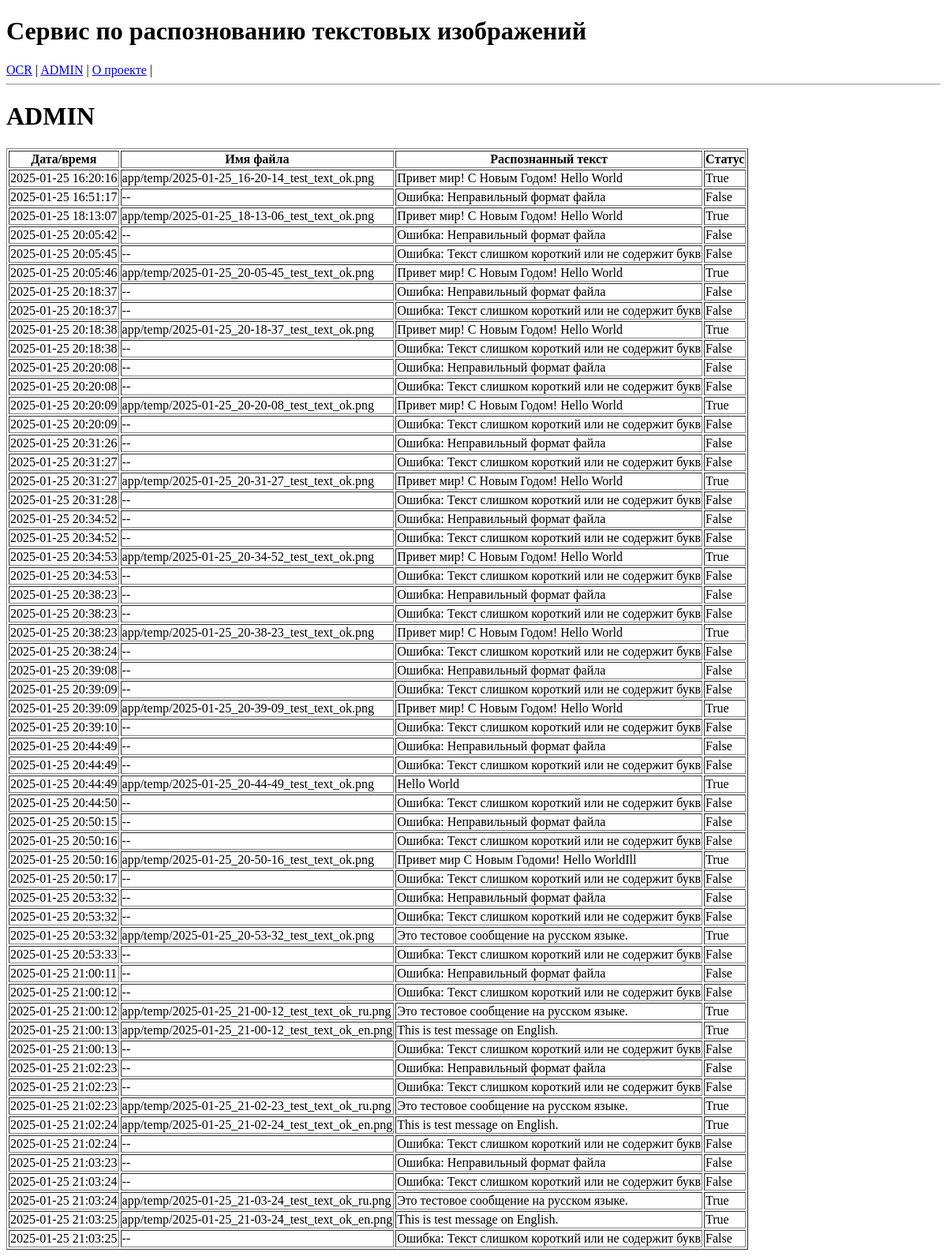
The page /admin/ on the database as committed earlier.
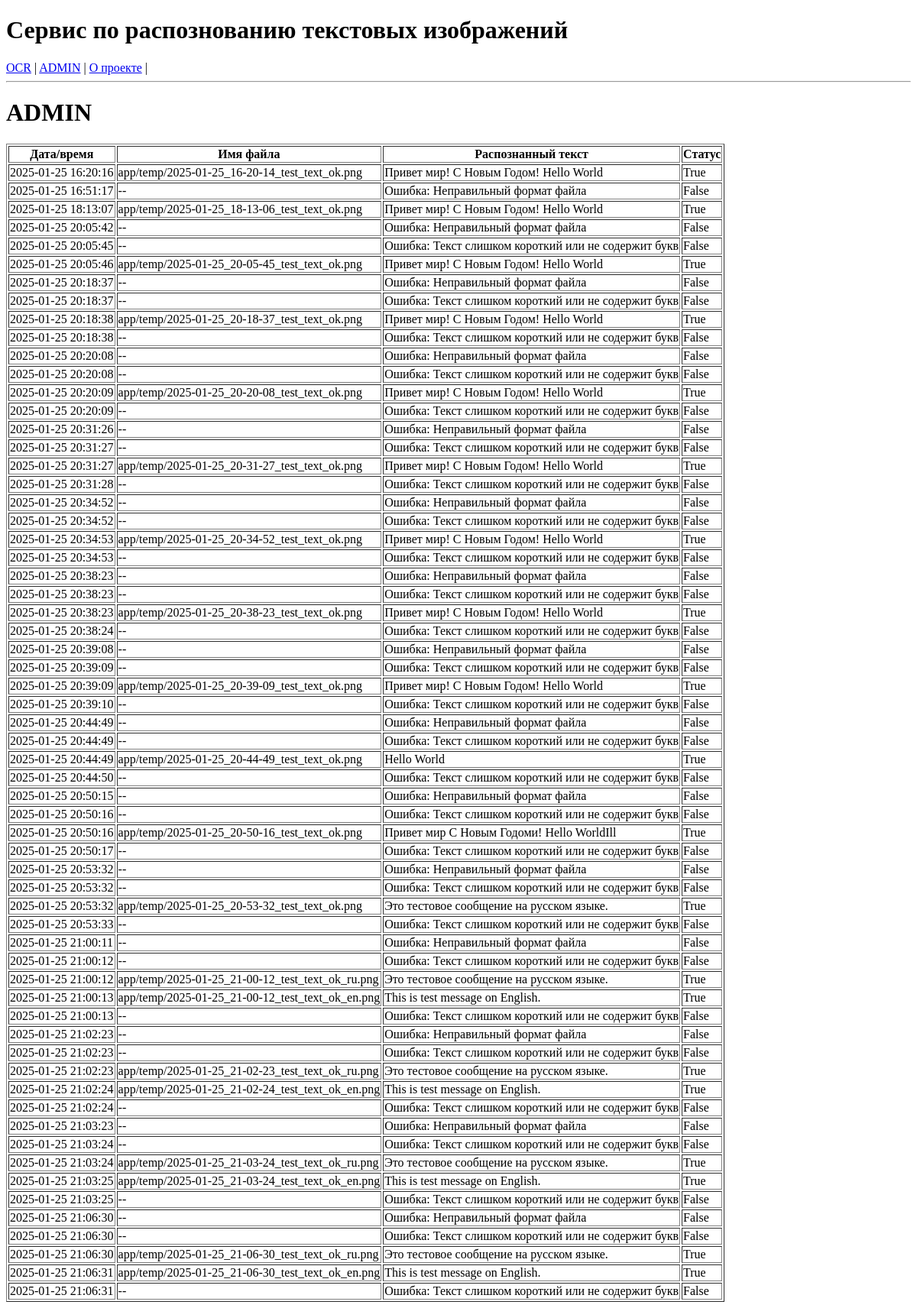
The same page on the database as committed later.
### repository/repository.py (models this page shows, shortened)
class OcrData(Base):
    __tablename__ = 'ocr_data'
    id = Column(Integer, primary_key=True)
    date_time = Column(DateTime, default=datetime.now)
    file_name = Column(String)
    ocr_txt = Column(String)
    status = Column(String)

### app/main.py (the view)
@app.get("/admin/", response_class=HTMLResponse)
async def demo_data(request: Request):
    data = repository.get_all()
    return templates.TemplateResponse("demo_data.html", {"request": request, "data": data})

### app/templates/demo_data.html
{% extends "base.html" %}
{% block content %}
<h1>ADMIN</h1>
<table border="1">
    <tr>
        <th>Дата/время</th>
        <th>Имя файла</th>
        <th>Распознанный текст</th>
        <th>Статус</th>
    </tr>
        {% for item in data %}
    <tr>
        <td>{{ item.date_time }}</td>
        <td>{{ item.file_name }}</td>
        <td>{{ item.ocr_txt }}</td>
        <td>{{ item.status }}</td>
    </tr>
    {% endfor %}
</table>
{% endblock %}

### app/templates/base.html (shortened to what this page needs)
<!DOCTYPE html>
<html>
<head>
</head>
<body>
    <header>
        <h1>Сервис по распознованию текстовых изображений</h1>
        <nav>
            <a href="/OCR">OCR</a> |
            <a href="/admin">ADMIN</a> |
            <a href="/">О проекте</a> |
        </nav>
        <hr>
    </header>
    <main>
        {% block content %}{% endblock %}
    </main>
</body>
</html>

Rows that differ between the two databases and show on the page:
added OcrData: date_time "2025-01-25 21:06:30", file_name "--", ocr_txt "Ошибка: Неправильный формат файла", status "False"
added OcrData: date_time "2025-01-25 21:06:30", file_name "--", ocr_txt "Ошибка: Текст слишком короткий или не содержит букв", status "False"
added OcrData: date_time "2025-01-25 21:06:30", file_name "app/temp/2025-01-25_21-06-30_test_text_ok_ru.png", ocr_txt "Это тестовое сообщение на русском языке.", status "True"
added OcrData: date_time "2025-01-25 21:06:31", file_name "app/temp/2025-01-25_21-06-30_test_text_ok_en.png", ocr_txt "This is test message on English.", status "True"
added OcrData: date_time "2025-01-25 21:06:31", file_name "--", ocr_txt "Ошибка: Текст слишком короткий или не содержит букв", status "False"
